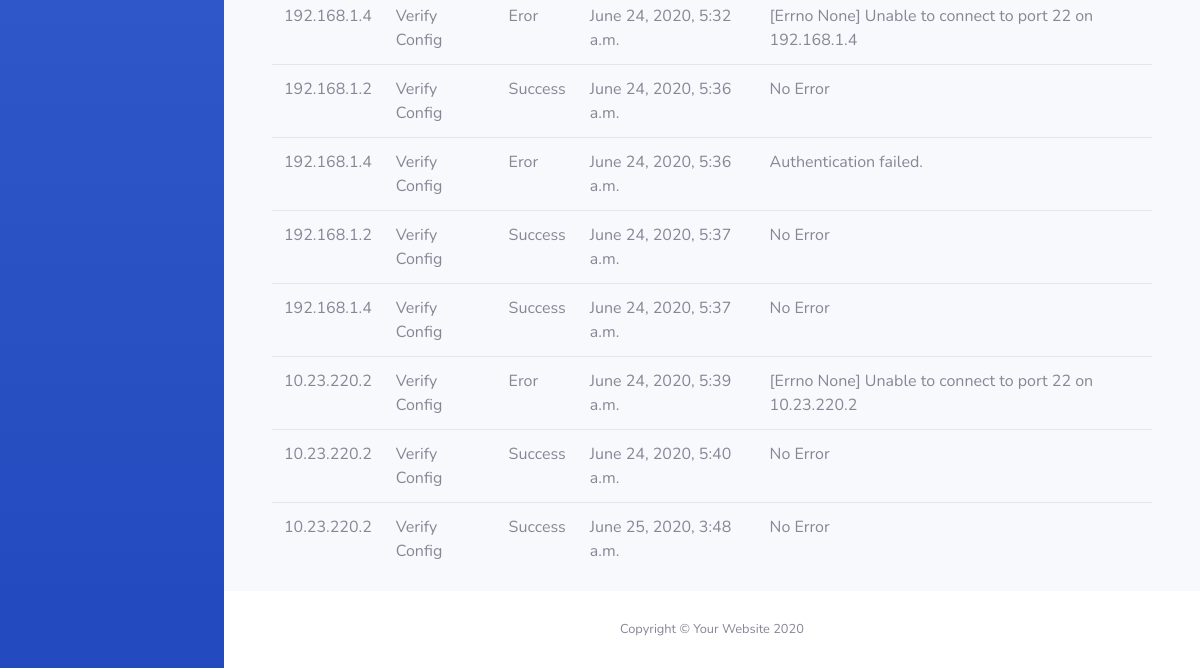
Before: /log/ (signed in, lower part) with the older database file.
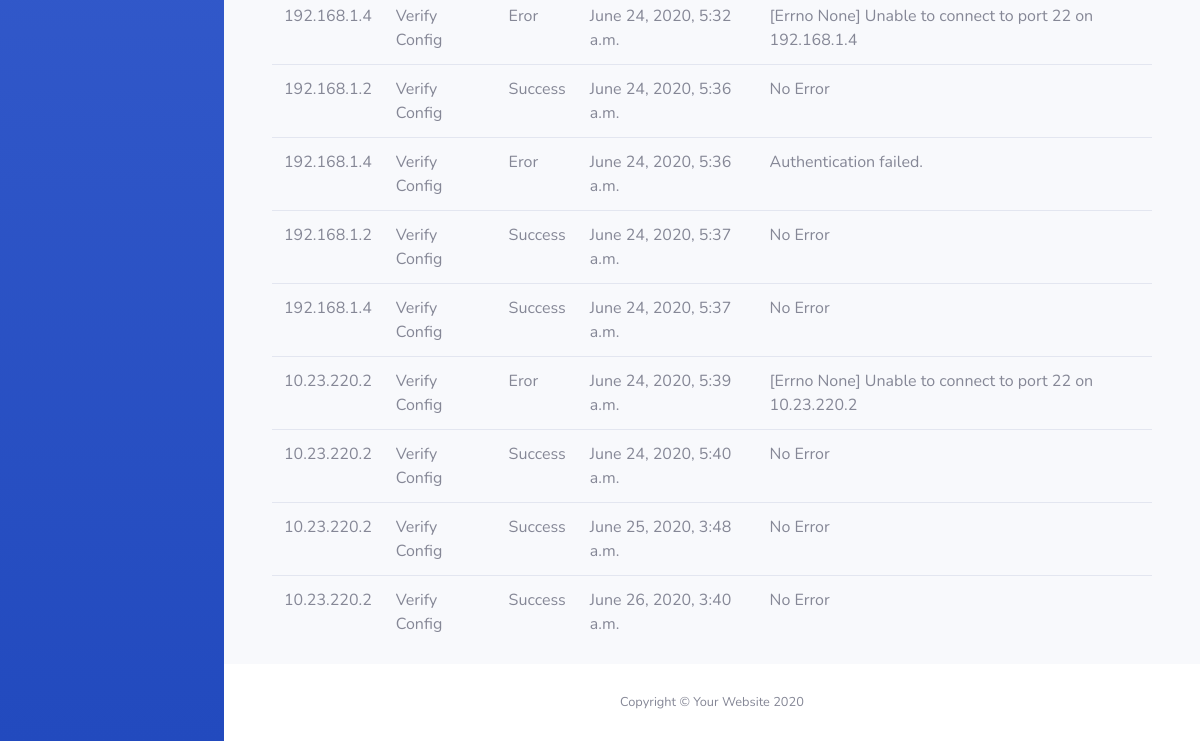
After: the same page with the newer database file.
### network_automation/models.py (models this page shows, shortened)
class Log(models.Model):
    target = models.CharField(max_length=255)
    action = models.CharField(max_length=255)
    status = models.CharField(max_length=255)
    time = models.DateTimeField(null=True)
    messages = models.CharField(max_length=255, blank=True)

### network_automation/views.py (the view)
# urls.py: path('log/', views.log, name='log'),
@login_required(login_url=settings.LOGIN_URL)
def log(request):
    logs = Log.objects.all()
    context = {
        'logs' :logs
    }
    return render(request, 'log.html', context)

### templates/log.html (shortened to what this page needs)
{% extends "base-update.html" %}
{% block content %}
    <table class="mt-3 table">
        <tbody>
            {% for log in logs %}
            <tr>
                <td>{{ log.target }}</td>
                <td>{{ log.action }}</td>
                <td>{{ log.status }}</td>
                <td>{{ log.time }}</td>
                <td>{{ log.messages }}</td>
            </tr>
            {% endfor %}
        </tbody>
    </table>
{% endblock content %}

Changed rows visible on the page:
added Log: target "10.23.220.2", action "Verify Config", status "Success", time "June 26, 2020, 3:40 a.m.", messages "No Error"
